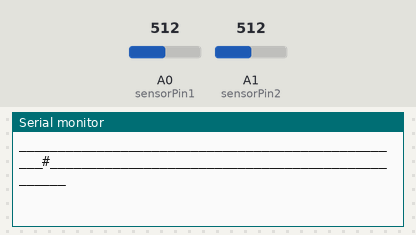
Recording of a sketch running on a simulated Arduino Uno, built with avr-gcc and run on an emulated ATmega328P. Parts: the last lines printed to the serial monitor. The test bench sets the inputs (shaded band); at power-on: A0 (sensorPin1) = 512, A1 (sensorPin2) = 512.

Above: at 1.2 s.
1.3 s: A0 (sensorPin1) set to 716
At 2.0 s:
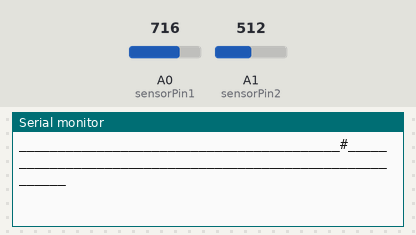
2.8 s: A1 (sensorPin2) set to 306
At 3.2 s:
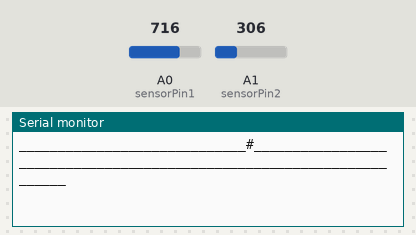
4.3 s: A0 (sensorPin1) set to 900
At 5.5 s:
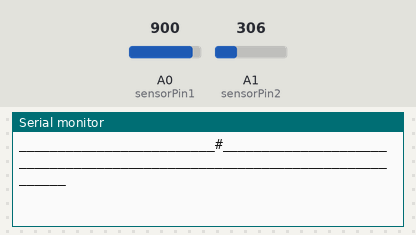
5.8 s: A1 (sensorPin2) set to 122
At 6.6 s:
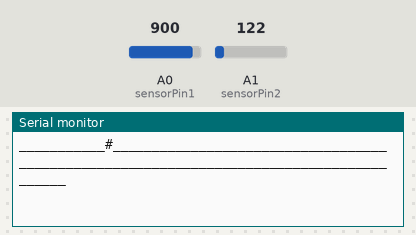
7.3 s: A1 (sensorPin2) set to 0
At 7.8 s:
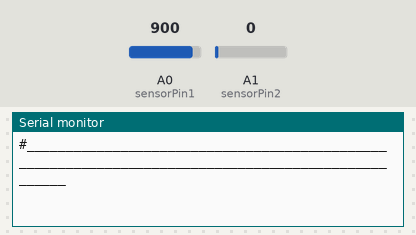
8.8 s: A0 (sensorPin1) set to 0
At 10.1 s:
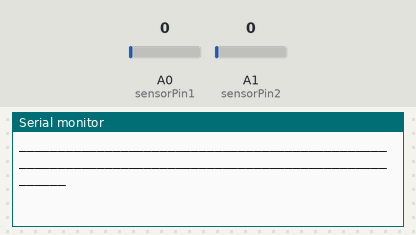

Measured:
- after the input at 1.3 s, the serial monitor: prints a new line at once (image 1)
- after the input at 2.8 s, the serial monitor: prints a new line at once (image 2)
- after the input at 4.3 s, the serial monitor: prints a new line at once (image 3)
- after the input at 5.8 s, the serial monitor: prints a new line at once (image 4)
- after the input at 7.3 s, the serial monitor: prints a new line at once (image 5)
- after the input at 8.8 s, the serial monitor: prints a new line at once (image 6)

The sketch:

LDR_2_sensors_light_balance.ino
```cpp
/*
 * The porpouse is to display the light captured by the two LDR sensors, as a graphic representation
 * So, we have a range, let's say from 0-100%, and if the two LRD's capture the same amount of light,
 * we will display a indicator on the middle of the bar.
 * If right sensor capture two times more light then left sensor, then the indicator will pe place at
 * 33% of the bar.
 */

byte sensorPin1 = A0;
byte sensorPin2 = A1;

int percentLastL = 0;  // variable to store the value coming from the sensor 1
int percentLastR = 0;  // variable to store the value coming from the sensor 2
int percentL = 0;
int percentR = 0;

#define BAR_GRAPH    "____________________________________________________________________________________________________"

void setup() {
  Serial.begin(9600);
}

void loop() {
  char barGraph[] = BAR_GRAPH;
  unsigned long sensorIntensityL = 0;
  unsigned long sensorIntensityR = 0;

  sensorIntensityL = analogRead(sensorPin1);
  sensorIntensityR = analogRead(sensorPin2);

  percentL = (sensorIntensityL*100)/(sensorIntensityL+sensorIntensityR);
  percentR = (sensorIntensityR*100)/(sensorIntensityL+sensorIntensityR);

  if( (percentLastL != percentL) || (percentLastR != percentR) )
  {
      barGraph[percentR] = '#';
      Serial.println(barGraph);

      percentLastL = percentL;
      percentLastR = percentR;
  }
}
```
